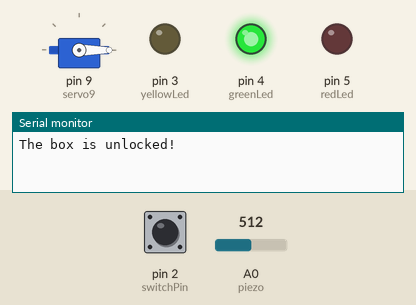
Recording of a sketch running on a simulated Arduino Uno, built with avr-gcc and run on an emulated ATmega328P. Shown: servo, output pins drawn as LEDs (lit = HIGH), the last lines printed to the serial monitor. The test bench sets the inputs (shaded band); at power-on: pin 2 (switchPin) LOW, A0 (piezo) = 512.

Above: at 1.2 s.
1.3 s: pin 2 (switchPin) pulled HIGH for 0.15 s
At 1.9 s:
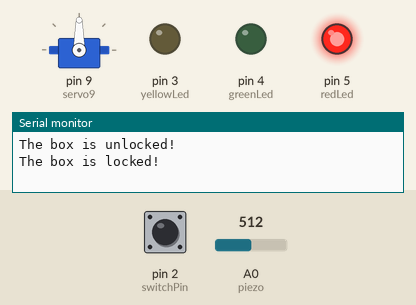
Timing chart, 0 to 4.3 s (numbered marks = the images above; inputs shaded):
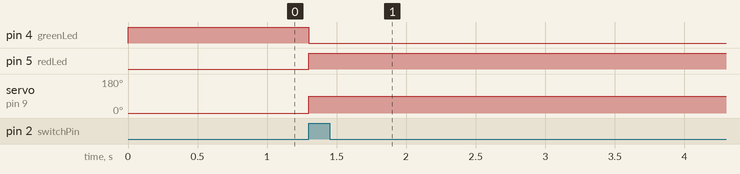

Measured:
- after the input at 1.3 s, pin 4 (greenLed): HIGH → LOW at once; pin 5 (redLed): LOW → HIGH at once; servo on pin 9 (servo9): 0° → 90° at once

The sketch:

Project_9_Secret_Knock_Lock.ino
```cpp
/*Created 18 September 2012
  by Scott Fitzgerald Thanks to Federico Vanzati for improvements
  http://arduino.cc/starterKit
  This example code is part of the public domain.
*/
#include <Servo.h>
Servo servo9; // Pin connected to servo mpo
const int piezo = A0; // Pin connected to piezo
const int switchPin = 2; // Pin connected to servo
const int yellowLed = 3; // Pin connected to yellow LED
const int greenLed = 4; // Pin connected to green LED
const int redLed = 5; // Pin connected to red LED
int knockVal; // Value for the knock strength
int switchVal;
const int quietKnock = 10; // Set min value that will be accepted
const int loudKnock = 100; // Set max value that will be accepted
boolean locked = false; // A true or false variable
int numberOfKnocks = 0; // Value for number of knocks
void setup() {
  servo9.attach(9);
  pinMode(yellowLed, OUTPUT); // Set LED pins as outputs
  pinMode(greenLed, OUTPUT);
  pinMode(redLed, OUTPUT);
  pinMode(switchPin, INPUT); // Set servo pin as input
  Serial.begin(9600);
  digitalWrite(greenLed, HIGH); // Green LED is lit when the
  // sequence is correct
  servo9.write(0);
  Serial.println("The box is unlocked!");
}
void loop() {
  if (locked == false) {
    switchVal = digitalRead(switchPin);
    if (switchVal == HIGH) {
      locked = true;
      digitalWrite(greenLed, LOW);
      digitalWrite(redLed, HIGH);
      servo9.write(90);
      Serial.println("The box is locked!");
      delay(1000);
    }
  }
  if (locked == true) {
    knockVal = analogRead(piezo); // Knock value is read by analog pin
    if (numberOfKnocks < 3 && knockVal > 0) {
      if (checkForKnock(knockVal) == true) { // Check for correct
        // number of knocks
        numberOfKnocks++;
      }
      Serial.print(3 - numberOfKnocks);
      Serial.println(" more knocks to go");
    }
    if (numberOfKnocks >= 3) { // If 3 valid knocks are detected,
      // the servo moves
      locked = false;
      servo9.write(0);
      delay(20);
      digitalWrite(greenLed, HIGH);
      digitalWrite(redLed, LOW);
      Serial.println("The box is unlocked!");
    }
  }
}
boolean checkForKnock(int value) { // Checks knock value
  if (value > quietKnock && value < loudKnock) { // Value needs to be
    // between these
    digitalWrite(yellowLed, HIGH);
    delay(50);
    digitalWrite(yellowLed, LOW);
    Serial.print("Valid knock of value ");
    Serial.println(value);
    return true;
  }
  else { // If value is false then send this to the IDE serial
    Serial.print("Bad knock value ");
    Serial.println(value);
    return false;
  }
}
```
